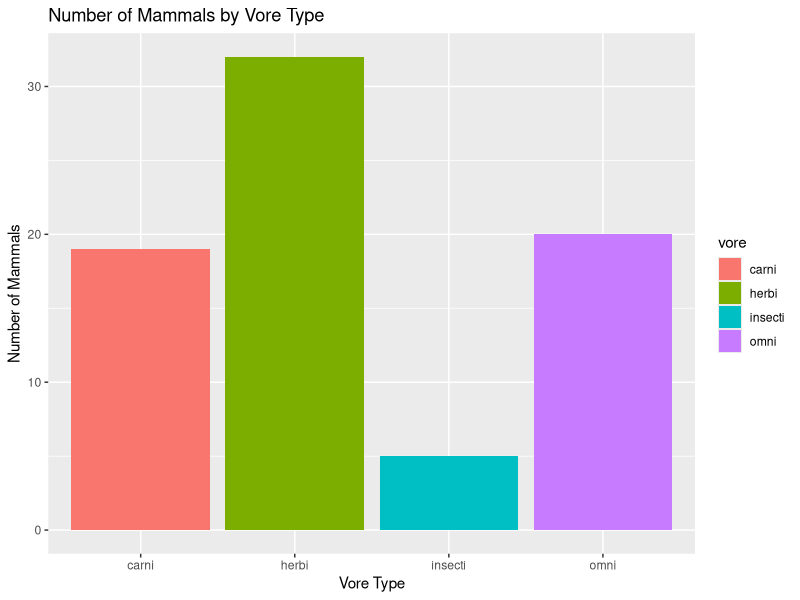
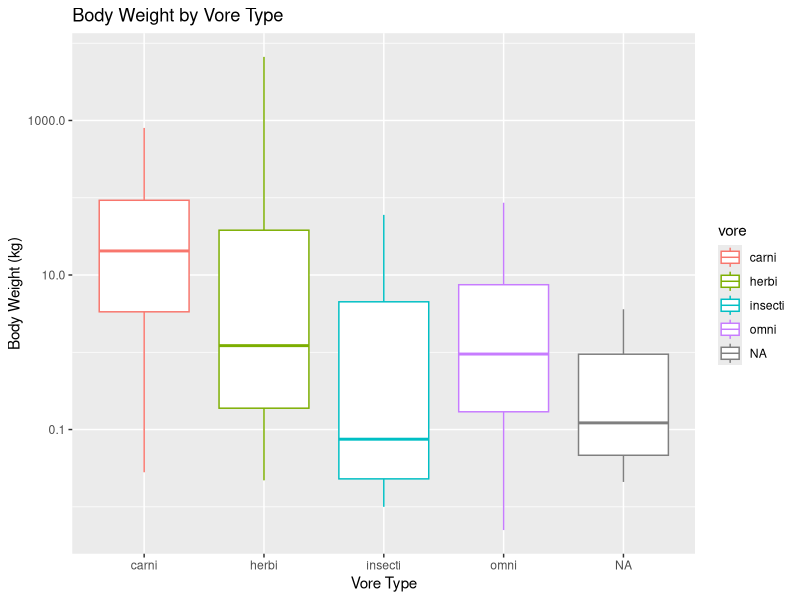
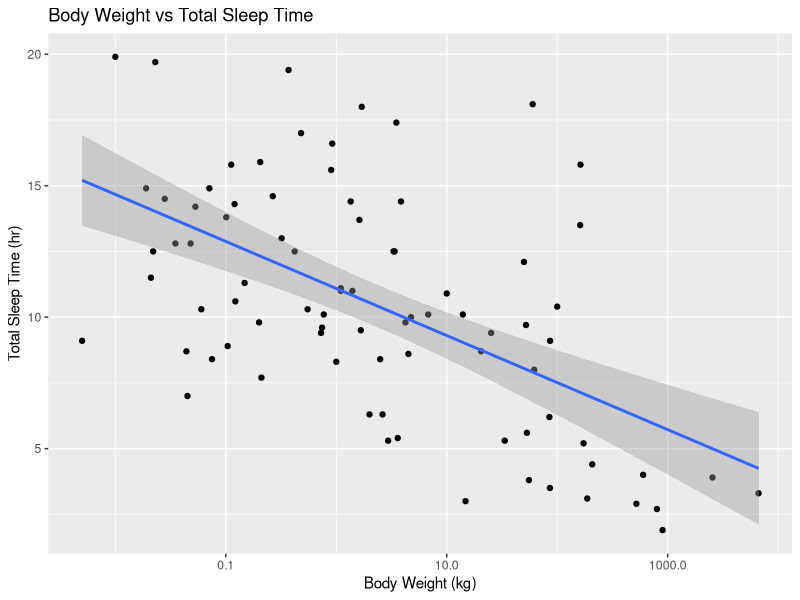
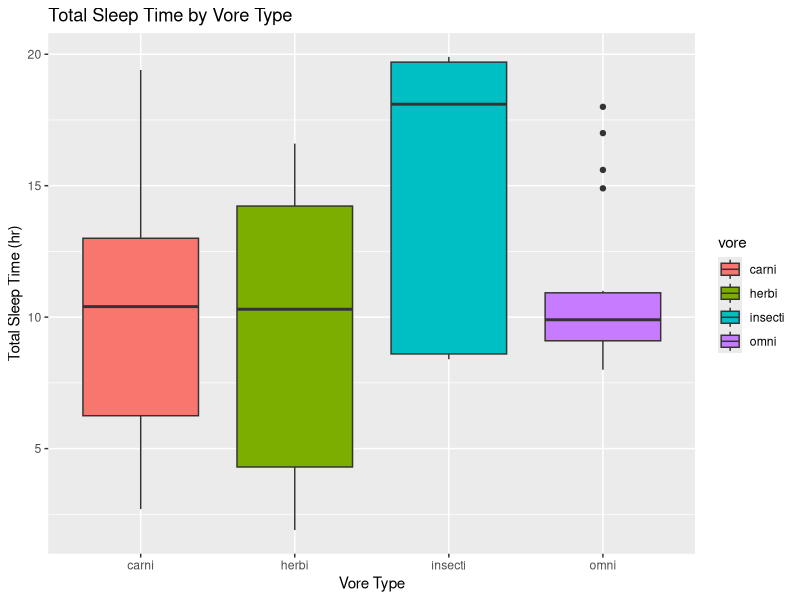
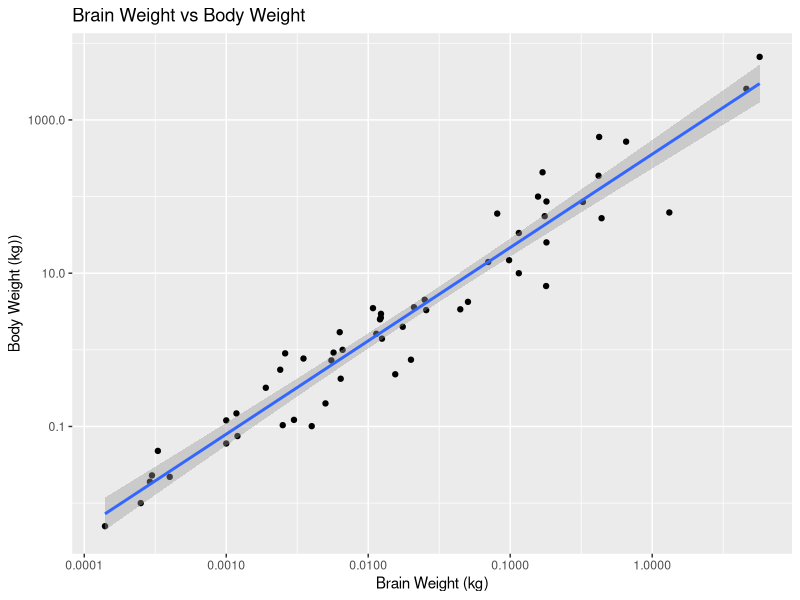
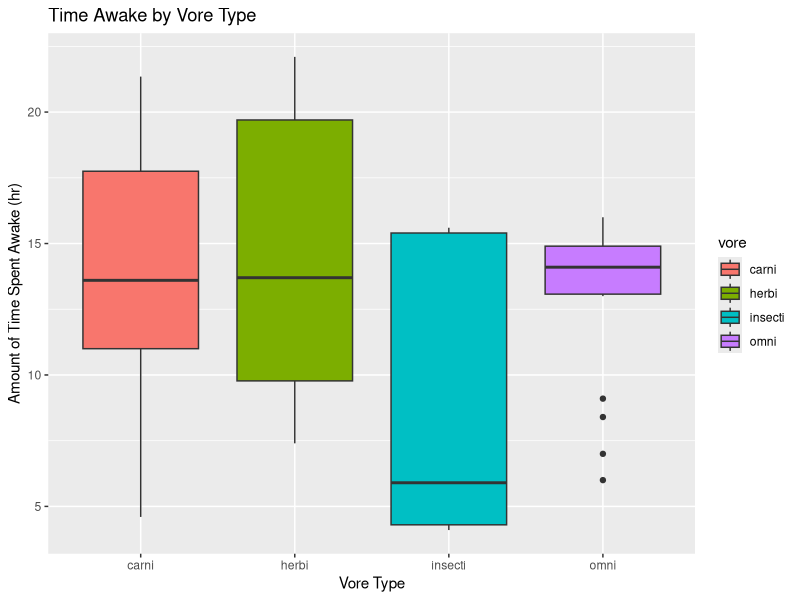

Write R code to recreate these figures, in order.
## ---- chunk 1
library("tidyverse")
options(scipen = 999) #disable scientific notation
## ---- chunk 2
summary(msleep)
## ---- chunk 3
?msleep
## ---- chunk 4
ggplot(data = msleep %>% filter(!is.na(vore)), aes(x = vore, fill = vore)) +
  geom_bar() +
  labs(
    title = "Number of Mammals by Vore Type",
    x = "Vore Type",
    y = "Number of Mammals"
  )
## ---- chunk 5
summary(msleep$sleep_total)
## ---- chunk 6
summary(msleep$bodywt)
## ---- chunk 7
ggplot(data = msleep, aes(x = vore, y = bodywt, color = vore)) +
  scale_y_log10() +
  geom_boxplot(na.rm = TRUE) +
  labs(
    title = "Body Weight by Vore Type",
    x = "Vore Type",
    y = "Body Weight (kg)"
  )
## ---- chunk 8
ggplot(data = msleep, aes(x = bodywt, y = sleep_total)) +
  scale_x_log10() +
  geom_point() +
  geom_smooth(method = "lm") +
  labs(
    title = "Body Weight vs Total Sleep Time",
    x = "Body Weight (kg)",
    y = "Total Sleep Time (hr)"
  )
## ---- chunk 9
ggplot(data = msleep %>% filter(!is.na(vore)), aes(x = vore, y = sleep_total, fill = vore)) +
  geom_boxplot() +
  labs(
    title = "Total Sleep Time by Vore Type",
    x = "Vore Type",
    y = "Total Sleep Time (hr)"
  )
## ---- chunk 10
ggplot(data = msleep, aes(x = brainwt, y = bodywt)) +
  scale_x_log10() +
  scale_y_log10() +
  geom_point(na.rm = TRUE) +
  geom_smooth(method = "lm", na.rm = TRUE) +
  labs(
    title = "Brain Weight vs Body Weight",
    x = "Brain Weight (kg)",
    y = "Body Weight (kg))"
  )
## ---- chunk 11
ggplot(data = msleep %>% filter(!is.na(vore)), aes(x = vore, y = awake, fill = vore)) +
  geom_boxplot() +
  labs(
    title = "Time Awake by Vore Type",
    x = "Vore Type",
    y = "Amount of Time Spent Awake (hr)"
  )
